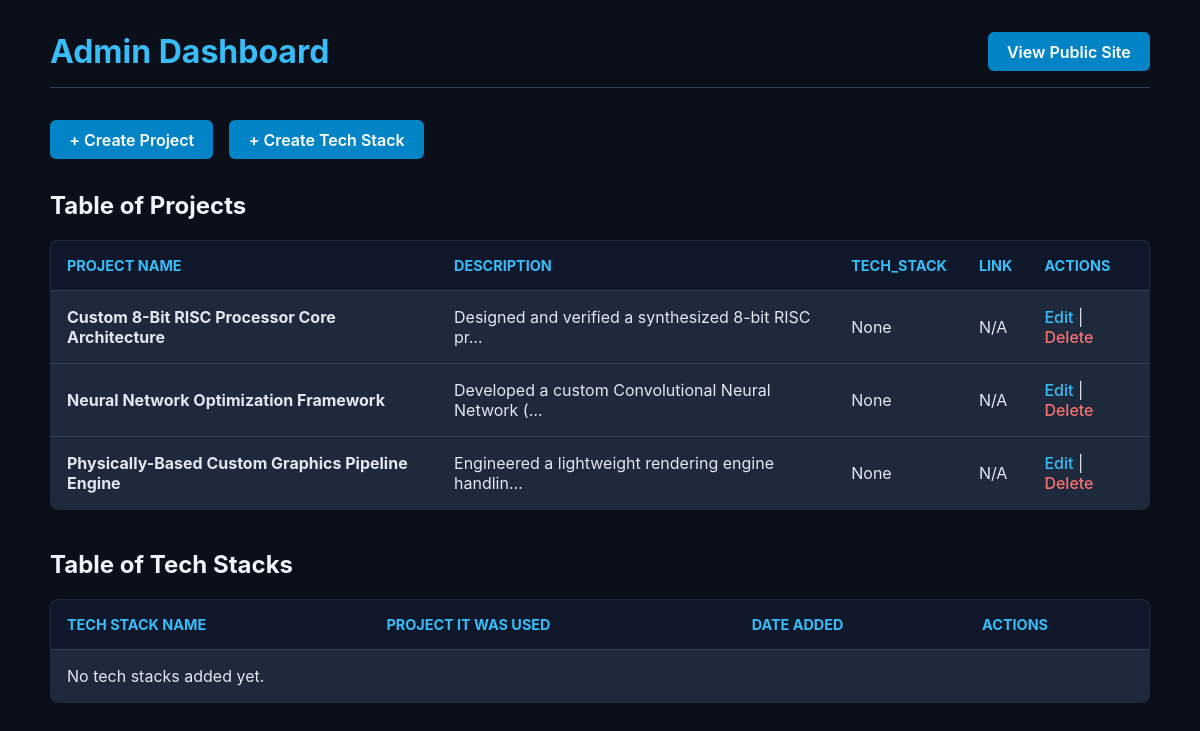
Page /dashboard/ (signed in) on the earlier database version.
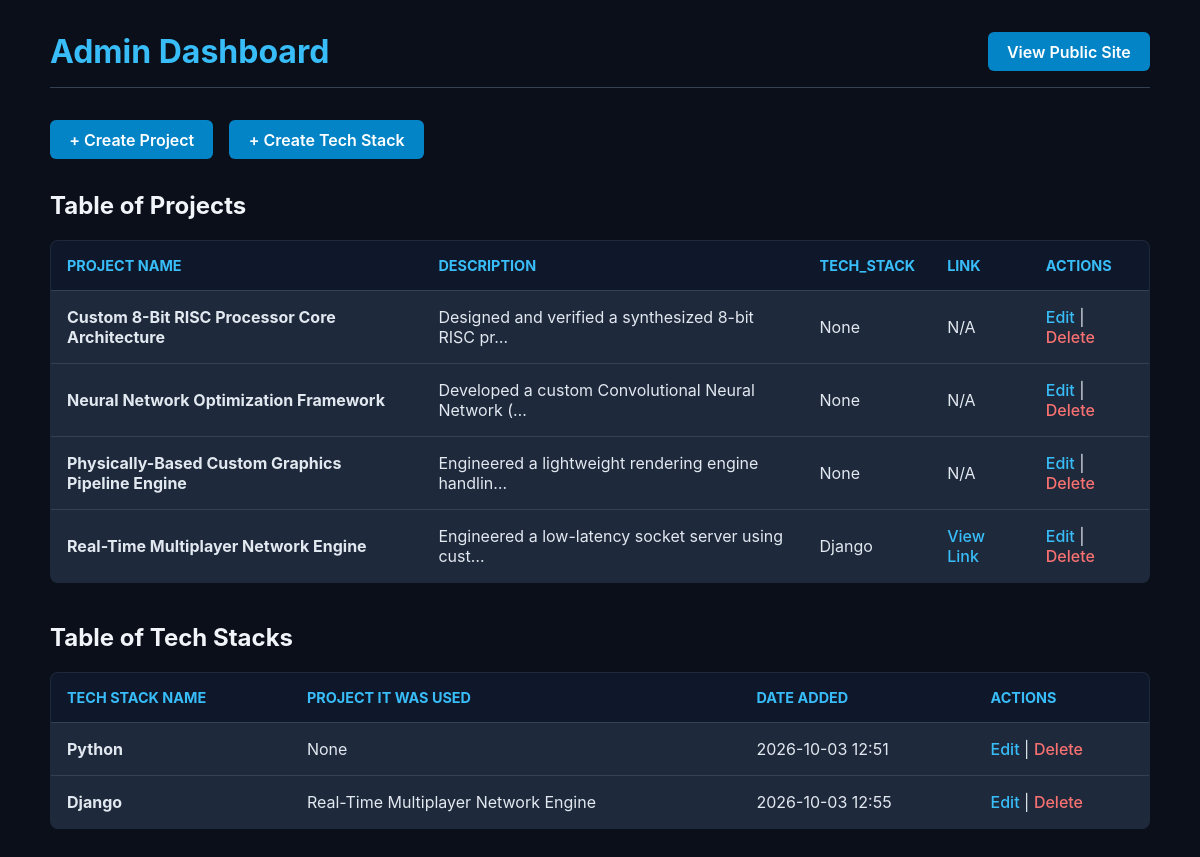
Same page on the later database version.
### core/models.py (models this page shows, shortened)
class Project(models.Model):
    project_name = models.CharField(max_length=200)
    description = models.TextField()
    tech_stacks = models.ManyToManyField(TechStack, related_name='projects')
    link = models.URLField(blank=True, null=True)

class TechStack(models.Model):
    name = models.CharField(max_length=100, unique=True)
    created_at = models.DateTimeField(auto_now_add=True)

### core/views.py (the view)
# urls.py: path('dashboard/', views.dashboard, name='dashboard'),
@user_passes_test(superuser_required, login_url='login')
def dashboard(request):
    projects = Project.objects.all()
    tech_stacks = TechStack.objects.all()
    return render(request, 'Core/dashboard.html', {
        'projects': projects,
        'tech_stacks': tech_stacks
    })

### core/views.py (called while the page is built)
def superuser_required(user):
    return user.is_authenticated and user.is_superuser

### core/templates/Core/dashboard.html (shortened to what this page needs)
<!DOCTYPE html>
<html lang="en">
<head>
</head>
<body>
    <div class="container">
        <div class="header">
            <h1>Admin Dashboard</h1>
            <a href="{% url 'project_list' %}" class="btn">View Public Site</a>
        </div>
        <div class="actions">
            <a href="{% url 'create_project' %}" class="btn">+ Create Project</a>
            <a href="{% url 'create_tech_stack' %}" class="btn">+ Create Tech Stack</a>
        </div>
        <h2>Table of Projects</h2>
        <table>
            <thead>
                <tr>
                    <th>Project Name</th>
                    <th>Description</th>
                    <th>tech_stack</th>
                    <th>link</th>
                    <th>Actions</th>
                </tr>
            </thead>
            <tbody>
                {% for project in projects %}
                <tr>
                    <td><strong>{{ project.project_name }}</strong></td>
                    <td>{{ project.description|truncatechars:50 }}</td>
                    <td>
                        {% for stack in project.tech_stacks.all %}
                            {{ stack.name }}{% if not forloop.last %}, {% endif %}
                        {% empty %}
                            None
                        {% endfor %}
                    </td>
                    <td>
                        {% if project.link %}
                            <a href="{{ project.link }}" class="link-btn" target="_blank">View Link</a>
                        {% else %}
                            N/A
                        {% endif %}
                    </td>
                    <td>
                        <a href="{% url 'edit_project' project.pk %}" class="link-btn">Edit</a> |
                        <a href="{% url 'delete_project' project.pk %}" class="link-btn" style="color: #f87171;">Delete</a>
                    </td>
                </tr>
                {% empty %}
                <tr><td colspan="5">No projects found. Add one above!</td></tr>
                {% endfor %}
            </tbody>
        </table>
        <h2>Table of Tech Stacks</h2>
        <table>
            <thead>
                <tr>
                    <th>Tech Stack Name</th>
                    <th>Project It Was Used</th>
                    <th>Date Added</th>
                    <th>Actions</th>
                </tr>
            </thead>
            <tbody>
                {% for stack in tech_stacks %}
                <tr>
                    <td><strong>{{ stack.name }}</strong></td>
                    <td>
                        {% for project in stack.projects.all %}
                            {{ project.project_name }}{% if not forloop.last %}, {% endif %}
                        {% empty %}
                            None
                        {% endfor %}
                    </td>
                    <td>{{ stack.created_at|date:"Y-m-d H:i" }}</td>
                    <td>
                        <a href="{% url 'edit_tech_stack' stack.pk %}" class="link-btn">Edit</a> |
                        <a href="{% url 'delete_tech_stack' stack.pk %}" class="link-btn" style="color: #f87171;">Delete</a>
                    </td>
                </tr>
                {% empty %}
                <tr><td colspan="4">No tech stacks added yet.</td></tr>
                {% endfor %}
            </tbody>
        </table>
    </div>
</body>
</html>

### core/templates/Core/dashboard.html (style rules this page uses)
body { background-color: #0b0f19; color: #e2e8f0; font-family: -apple-system, BlinkMacSystemFont, "Segoe UI", Roboto, sans-serif; padding: 2rem; margin: 0; }
.container { max-width: 1100px; margin: 0 auto; }
.header { display: flex; justify-content: space-between; align-items: center; margin-bottom: 2rem; border-bottom: 1px solid #334155; padding-bottom: 1rem; }
h1 { color: #38bdf8; margin: 0; }
.actions { display: flex; gap: 1rem; margin-bottom: 2rem; }
.btn { background: #0284c7; color: #fff; padding: 0.6rem 1.2rem; text-decoration: none; border-radius: 6px; font-weight: 600; display: inline-block; }
h2 { color: #f1f5f9; margin-top: 2rem; }
table { width: 100%; border-collapse: collapse; background: #1e293b; border-radius: 8px; overflow: hidden; margin-bottom: 2.5rem; border: 1px solid #334155; }
th, td { padding: 1rem; text-align: left; border-bottom: 1px solid #334155; }
th { background-color: #0f172a; color: #38bdf8; font-size: 0.9rem; text-transform: uppercase; }
a.link-btn { color: #38bdf8; text-decoration: none; font-weight: 500; }

Differences in the rows shown:
added Project: project_name "Real-Time Multiplayer Network Engine", description "Engineered a low-latency socket server using cust…"
added TechStack: name "Django", created_at "2026-10-03 12:55"
added TechStack: name "Python", created_at "2026-10-03 12:51", shown under "Table of Tech Stacks"
Other differences:
text no longer shown: "No tech stacks added yet."
